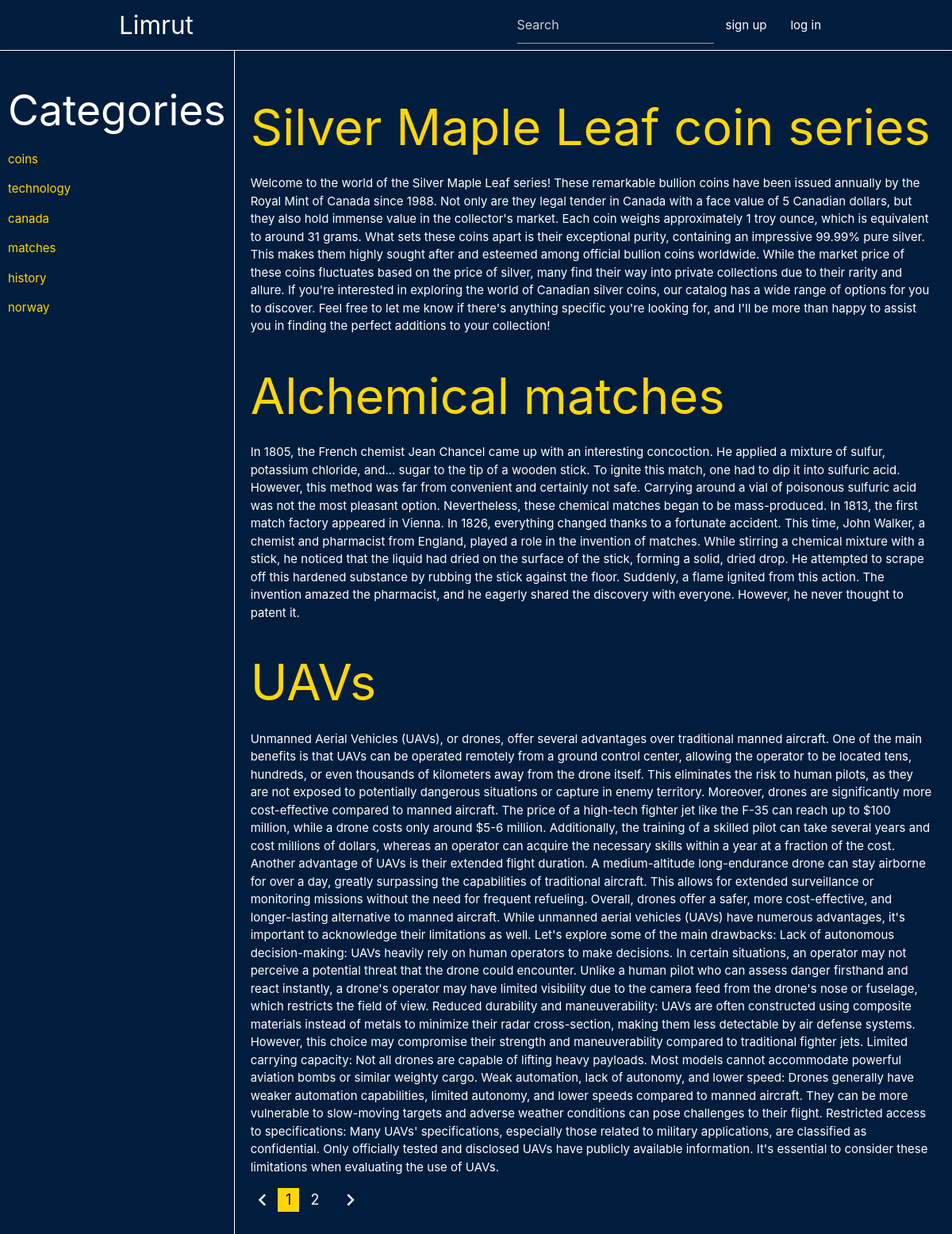
The page / on the database its author committed.
### post/models.py (models this page shows, shortened)
class Category(models.Model):
    name = models.TextField()
    slug = models.SlugField(unique=True, db_index=True)
    class Meta:
        verbose_name = 'Категория'
        verbose_name_plural = 'Категории'

class Article(models.Model):
    title = models.TextField()
    slug = models.SlugField(db_index=True)
    content = models.TextField()
    image = models.ImageField(upload_to='', blank=True, null=True)
    category = models.ManyToManyField('Category', blank=True, null=True)
    class Meta:
        verbose_name = 'Статья'
        verbose_name_plural = 'Статьи'

### post/views.py (the view)
# urls.py: path('', Index.as_view(), name = 'home'),
class Index(DataMixin, ListView):
    model = Article
    template_name = 'post/index.html'
    paginate_by = 3
    def get_context_data(self, **kwargs):
        page_num = self.request.GET.get('page') or 1
        title = f'Homepage number {page_num}'
        c_def = self.get_data(title = title, page_num = page_num)
        context = super().get_context_data(**kwargs)
        return c_def | context

### post/forms.py
class SearchForm(forms.Form):
    query = forms.CharField(widget=forms.TextInput(attrs={'class': 'input-field', 'placeholder': 'Search', 'id': 'input', 'list': 'res'}))

### post/utils.py (called while the page is built)
    def get_data(self, **kwargs):
        context = kwargs
        context['cats'] = Category.objects.annotate(article_count = Count('article')).order_by('-article_count')
        context['search_form'] = SearchForm()
        context['is_admin'] = self.request.user.is_superuser
        context['is_auth'] = self.request.user.is_authenticated
        context['user'] = self.request.user
        return context

### post/templates/post/index.html (shortened to what this page needs)
{% extends 'post/base.html' %}
{% block content %}
{% for i in object_list %}
    <h1><a href="{% url 'article' i.slug %}">{{ i.title }}</a></h1>
    {{ i.content }}
{% endfor %}
{% if page_obj.has_other_pages %}
    <ul class="pagination">
        {% if page_obj.has_previous %}
        <li class="waves-effect"><a href="?page={{ page_obj.previous_page_number }}"><i class="material-icons">chevron_left</i></a></li>
        {% else %}
        <li class="disabled"><i class="material-icons">chevron_left</i></li>
        {% endif %}
        {% for p in paginator.page_range %}
            {% if page_obj.number == p %}
                    <li class="active">
                        <a href="?page={{ p }}">{{ p }}</a>
                    </li>
                {% else %}
                    <li class="waves-effect">
                        <a href="?page={{ p }}">{{ p }}</a>
                    </li>
            {% endif %}
        {% endfor %}
        {% if page_obj.has_next %}
        <li class="waves-effect"><a href="?page={{ page_obj.next_page_number }}"><i class="material-icons">chevron_right</i></a></li>
        {% else %}
        <li class="disabled"><i class="material-icons">chevron_right</i></li>
        {% endif %}
    </ul>
{% endif %}
{% endblock %}

### post/templates/post/base.html (shortened to what this page needs)
{% load static %}
<!DOCTYPE html>
<html lang="en">
<head>
    <link rel="stylesheet" href="https://cdnjs.cloudflare.com/ajax/libs/materialize/1.0.0/css/materialize.min.css">
    <link rel="stylesheet" href="{% static 'post/css/style.css' %}">
</head>
<body>
    <nav>
        <div class="nav-wrapper">
          <a href="{% url 'home' %}" class="brand-logo">Limrut</a>
          <ul id="nav-mobile" class="right hide-on-med-and-down">
            <li>
              <form action="{% url 'search' %}">
                {% for f in search_form %}
                  {{ f }}
                {% endfor %}
              </form>
            </li>
            {% if is_auth %}
              <li>
                <a href="{% url 'profile' %}">{{ user }}</a>
              </li>
            {% else %}
              <li>
                <a href="{% url 'signup' %}">sign up</a>
              </li>
              <li>
                <a href="{% url 'login' %}">log in</a>
              </li>
            {% endif %}
          </ul>
        </div>
      </nav>
      <div class="main">
        <div class="tab">
          <h2>Categories</h2>
          {% for c in cats %}
            <p><a href="{% url 'category' c.slug %}">{{ c.name }}</a></p>
          {% endfor %}
        </div>
        <div class="content">
          {% block content %}
          {% endblock %}
        </div>
      </div>
</body>
</html>

### post/static/post/css/style.css (style rules this page uses)
body, nav, .pagination li a, input, textarea { background-color: #001d3d; color: #fff; }
nav { border-bottom: 1px solid #fff; }
a { color: #ffd60a; }
.content, .nav-wrapper { width: 75%; }
.nav-wrapper { margin: 0 auto; }
.content { padding: 20px; }
.main { display: flex; }
.tab { padding: 10px; border-right: 1px solid #fff; }
.btn, .pagination li.active, .pagination li.active a { background-color: #ffd60a; color: #000; }

### rows shown on the page
Category: name "coins"
Category: name "technology"
Category: name "canada"
Category: name "matches"
Category: name "history"
Category: name "norway"
Article: title "Silver Maple Leaf coin series", content "Welcome to the world of the Silver Maple Leaf series! These remarkable bullion coins have been issued annually by the Royal Mint of Canada since 1988. Not only are they legal tender in Canada with a face value of 5 Canadian dollars, but they also hold immense value in the collector's market. Each coin weighs approximately 1 troy ounce, which is equivalent to around 31 grams. What sets these coins apart is their exceptional purity, containing an impressive 99.99% pure silver. This makes them highly sought after and esteemed among official bullion coins worldwide. While the market price of these coins fluctuates based on the price of silver, many find their way into private collections due to…"
Article: title "Alchemical matches", content "In 1805, the French chemist Jean Chancel came up with an interesting concoction. He applied a mixture of sulfur, potassium chloride, and... sugar to the tip of a wooden stick. To ignite this match, one had to dip it into sulfuric acid. However, this method was far from convenient and certainly not safe. Carrying around a vial of poisonous sulfuric acid was not the most pleasant option. Nevertheless, these chemical matches began to be mass-produced. In 1813, the first match factory appeared in Vienna. In 1826, everything changed thanks to a fortunate accident. This time, John Walker, a chemist and pharmacist from England, played a role in the invention of matches. While stirring a chemical…"
Article: title "UAVs", content "Unmanned Aerial Vehicles (UAVs), or drones, offer several advantages over traditional manned aircraft. One of the main benefits is that UAVs can be operated remotely from a ground control center, allowing the operator to be located tens, hundreds, or even thousands of kilometers away from the drone itself. This eliminates the risk to human pilots, as they are not exposed to potentially dangerous situations or capture in enemy territory. Moreover, drones are significantly more cost-effective compared to manned aircraft. The price of a high-tech fighter jet like the F-35 can reach up to $100 million, while a drone costs only around $5-6 million. Additionally, the training of a skilled pilot…"

### other values the page prints
{{ p }} "1"
{{ p }} "2"
